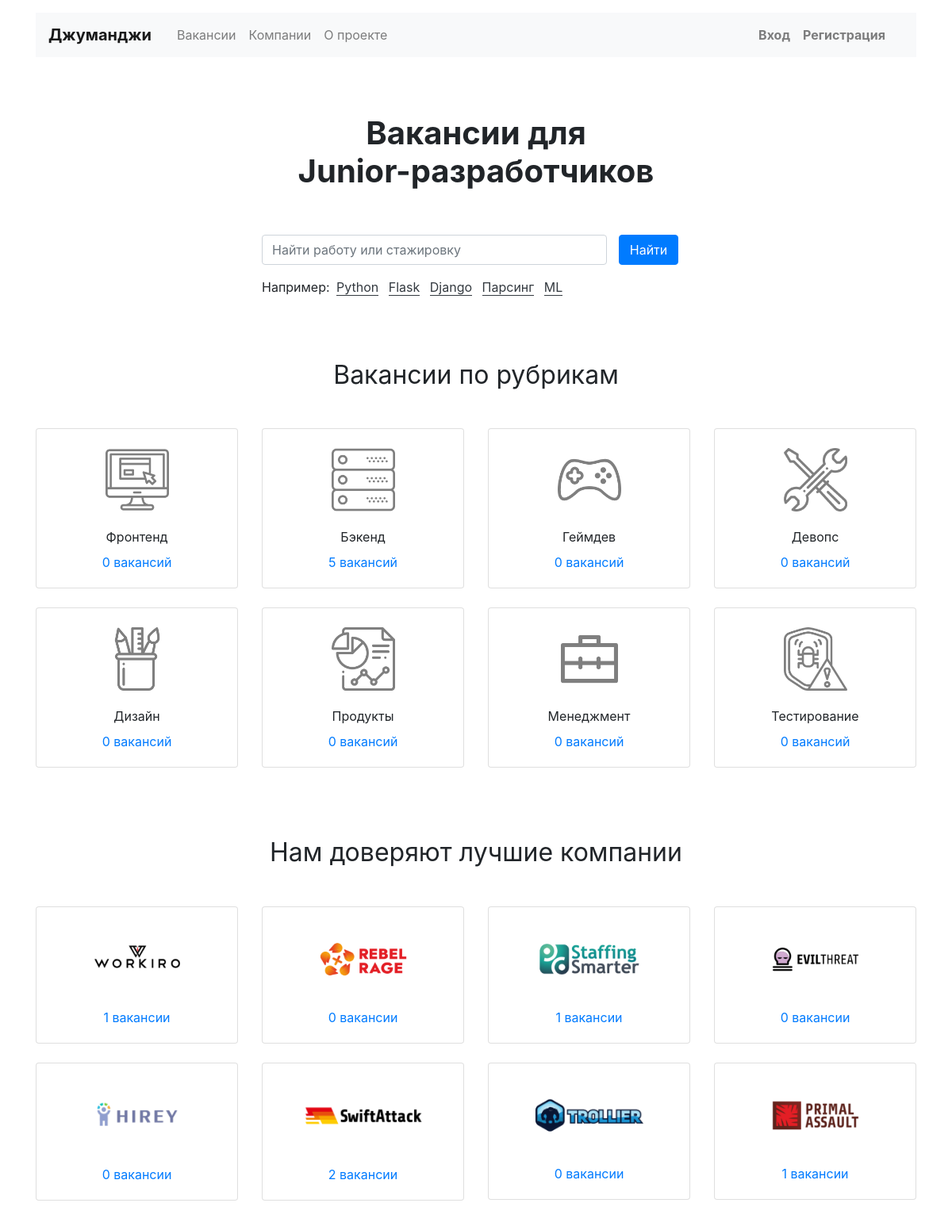
The page / on the database its author committed.
### app_vacancies/models.py (models this page shows)
class Specialty(models.Model):
    code = models.CharField(max_length=30)
    title = models.CharField(max_length=30)
    picture = models.ImageField(upload_to="MEDIA_SPECIALITY_IMAGE_DIR")

class Company(models.Model):
    name = models.CharField(max_length=32)
    location = models.CharField(max_length=64)
    logo = models.ImageField(upload_to="MEDIA_COMPANY_IMAGE_DIR")
    description = models.TextField()
    employee_count = models.IntegerField(null=True)
    owner = models.ForeignKey(User, on_delete=models.SET_NULL, null=True)

### app_vacancies/views.py (the view)
# urls.py: path('', MainView.as_view()),
class MainView(View):
    def get(self, request):
        specialties = Specialty.objects.all()
        company = Company.objects.all()
        return render(request, 'index.html', {"specialties": specialties,
                                              "company": company,
                                              })

### templates/index.html (shortened to what this page needs)
<!DOCTYPE html>
<html lang="ru">
<head>
  <link rel="stylesheet" href="https://stackpath.bootstrapcdn.com/bootstrap/4.3.1/css/bootstrap.min.css">
</head>
<body>
{% include 'menu.html' %}
  <main class="container mt-3">
    <section>
      <h1 class="h1 text-center mx-auto mt-4 py-5"><strong>Вакансии для <br>Junior-разработчиков</strong></h1>
      <div class="row">
        <div class="col-12 col-md-8 col-lg-6 offset-lg-3 offset-md-2">
          <form class="form-inline mb-3">
            <div class="form-group col-8 col-md-10 pl-0">
              <input class="form-control w-100" type="search" placeholder="Найти работу или стажировку" aria-label="Найти работу или стажировку">
            </div>
            <div class="form-group col-4 col-md-2 pl-0">
              <button class="btn btn-primary w-100" type="submit">Найти</button>
            </div>
          </form>
          <p>Например:
            <a href="#" class="text-dark border-bottom border-dark m-1 text-decoration-none">Python</a>
            <a href="#" class="text-dark border-bottom border-dark m-1 text-decoration-none">Flask</a>
            <a href="#" class="text-dark border-bottom border-dark m-1 text-decoration-none">Django</a>
            <a href="#" class="text-dark border-bottom border-dark m-1 text-decoration-none">Парсинг</a>
            <a href="#" class="text-dark border-bottom border-dark m-1 text-decoration-none">ML</a>
          </p>
        </div>
      </div>
    </section>
    <section class="mt-5 pt-3">
      <h2 class="h2 font-weight-normal text-center mb-5">Вакансии по рубрикам</h2>
      <div class="row mb-0">
          {% for specialty in specialties %}
        <div class="col-6 col-md-6 col-lg-3">
          <div class="card pt-4 text-center mb-4">
            <img class="mx-auto d-block" src="{{ specialty.picture.url }}" width="80" height="80" alt="">
            <div class="card-body">
              <p class="card-text mb-2">{{ specialty.title }}</p>
              <p class="card-text"><a href="/vacancies/cat/{{ specialty.code }}/">{{ specialty.vacancies.count }} вакансий</a></p>
            </div>
          </div>
        </div>
          {% endfor %}
      </div>
    </section>
    <section class="my-5 pt-3">
      <h2 class="h2 font-weight-normal text-center mb-5">Нам доверяют лучшие компании</h2>
      <div class="row mb-0">
          {% for firm in company %}
        <div class="col-6 col-md-6 col-lg-3">
          <div class="card pt-4 text-center mb-4">
            <a href="#" style="max-width: 150px;" class="mx-auto d-block">
              <img class="mx-auto d-block mw-100" src="{{ firm.logo.url }}" width="150" alt="">
            </a>
            <div class="card-body">
              <p class="card-text"><a href="/companies/{{ firm.id }}/">{{ firm.vacancies.count }} вакансии</a></p>
            </div>
          </div>
        </div>
          {% endfor %}
      </div>
    </section>
  </main>
</body>
</html>

### templates/menu.html (shortened to what this page needs)
  <header class="container mt-3">
    <nav class="navbar navbar-expand-lg navbar-light bg-light">
      <a class="navbar-brand mr-4 font-weight-bold" href="/">Джуманджи</a>
      <div class="collapse navbar-collapse justify-content-between" id="navbarNav">
        <ul class="navbar-nav col-10">
          <li class="nav-item">
            <a class="nav-link" href="{% url 'vacancies' %}">Вакансии</a>
          </li>
          <li class="nav-item">
            <a class="nav-link" href="#">Компании</a>
          </li>
          <li class="nav-item">
            <a class="nav-link" href="#">О проекте</a>
          </li>
        </ul>
        <ul class="navbar-nav col-2 justify-content-end">
            {% if user.is_authenticated %}<li class="nav-item active">
                <div class="btn-group">
                   <button type="button" class="btn dropdown-toggle font-weight-bold" data-toggle="dropdown" aria-haspopup="true" aria-expanded="false">
                      {{user.first_name}} {{ user.last_name }}
                   </button>
                   <div class="dropdown-menu dropdown-menu-right mt-3">
                      <a href="#" class="dropdown-item py-2">Профиль</a>
                      <a href="#" class="dropdown-item py-2">Резюме</a>
                      <a href="{% url 'company' %}" class="dropdown-item py-2">Компания</a>
                      <a href="{% url 'logout' %}" class="dropdown-item py-2">Выйти</a>
                  </div>
              </div>
            </li>
        </ul>
        {% else %}<a href="{% url "login" %}" class="nav-link font-weight-bold">Вход</a>
            <li class="nav-item">
            <a href="{% url "register" %}" class="nav-link font-weight-bold">Регистрация</a>
            </li>{% endif %}
        </ul>
      </div>
    </nav>
  </header>

### rows shown on the page
Specialty: picture (picture), title "Фронтенд", vacancies.count "0"
Specialty: picture (picture), title "Бэкенд", vacancies.count "5"
Specialty: picture (picture), title "Геймдев", vacancies.count "0"
Specialty: picture (picture), title "Девопс", vacancies.count "0"
Specialty: picture (picture), title "Дизайн", vacancies.count "0"
Specialty: picture (picture), title "Продукты", vacancies.count "0"
Specialty: picture (picture), title "Менеджмент", vacancies.count "0"
Specialty: picture (picture), title "Тестирование", vacancies.count "0"
Company: logo (picture), vacancies.count "1"
Company: logo (picture), vacancies.count "0"
Company: logo (picture), vacancies.count "1"
Company: logo (picture), vacancies.count "0"
Company: logo (picture), vacancies.count "0"
Company: logo (picture), vacancies.count "2"
Company: logo (picture), vacancies.count "0"
Company: logo (picture), vacancies.count "1"
